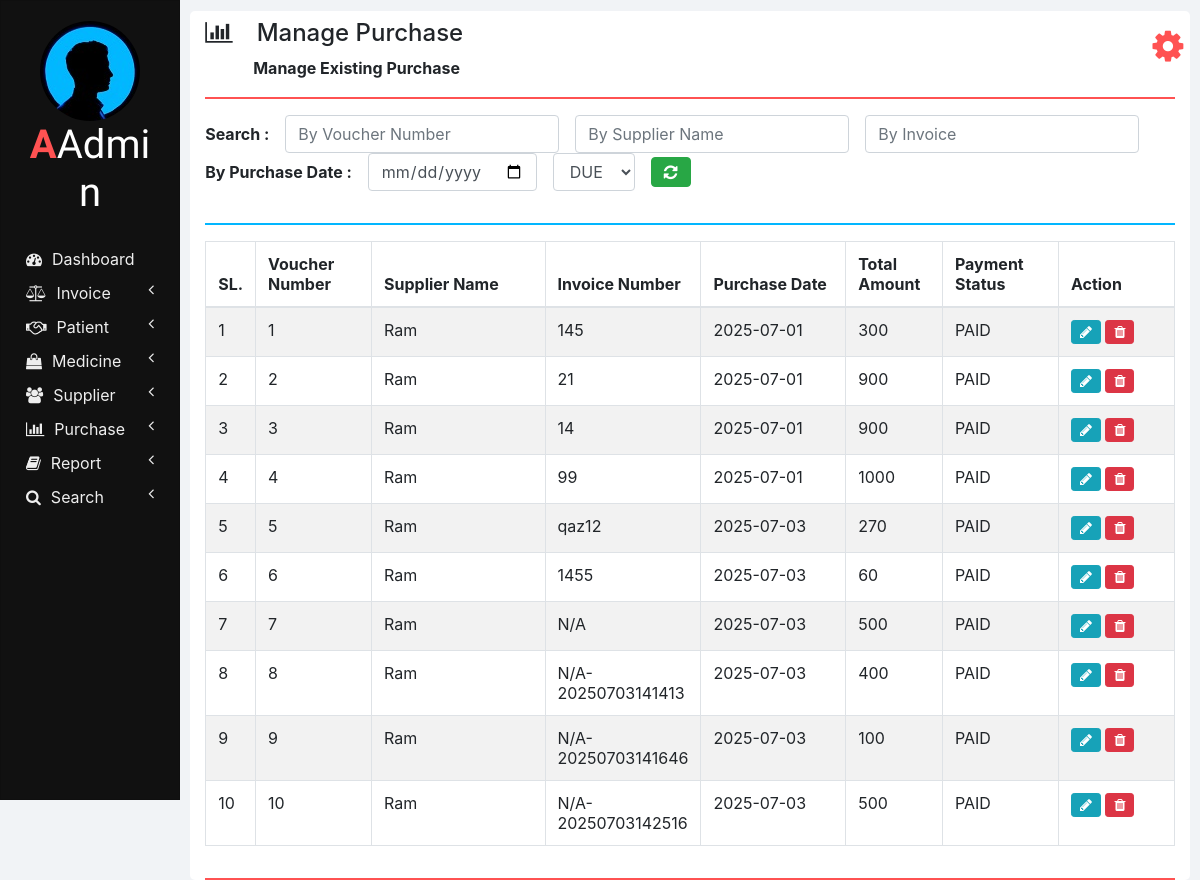
Screenshot of /manage_purchase.php (signed in) with the database file from the repository.
### tables this page shows
CREATE TABLE `purchases` (
  `SUPPLIER_NAME` varchar(100) NOT NULL,
  `INVOICE_NUMBER` varchar(50) NOT NULL,
  `VOUCHER_NUMBER` int(11) NOT NULL,
  `PURCHASE_DATE` varchar(10) NOT NULL,
  `TOTAL_AMOUNT` double NOT NULL,
  `PAYMENT_STATUS` varchar(20) NOT NULL
);

### php/manage_purchase.php (the view, shortened to what this page needs)
<?php
  function showPurchases($id) {
    require "db_connection.php";
    if($con) {
      $seq_no = 0;
      $query = "SELECT * FROM purchases";
      $result = mysqli_query($con, $query);
      while($row = mysqli_fetch_array($result)) {
        $seq_no++;
        if($row['VOUCHER_NUMBER'] == $id)
          showEditOptionsRow($seq_no, $row);
        else
          showPurchaseRow($seq_no, $row);
      }
    }
  }
  function showPurchaseRow($seq_no, $row) {
    ?>
    <tr>
      <td><?php echo $seq_no; ?></td>
      <td><?php echo $row['VOUCHER_NUMBER']; ?></td>
      <td><?php echo $row['SUPPLIER_NAME'] ?></td>
      <td><?php echo $row['INVOICE_NUMBER']; ?></td>
      <td><?php echo $row['PURCHASE_DATE']; ?></td>
      <td><?php echo $row['TOTAL_AMOUNT']; ?></td>
      <td><?php echo $row['PAYMENT_STATUS']; ?></td>
      <td>
        <button href="" class="btn btn-info btn-sm" onclick="editPurchase(<?php echo $row['VOUCHER_NUMBER']; ?>);">
          <i class="fa fa-pencil"></i>
        </button>
        <button class="btn btn-danger btn-sm" onclick="deletePurchase(<?php echo $row['VOUCHER_NUMBER']; ?>);">
          <i class="fa fa-trash"></i>
        </button>
      </td>
    </tr>
    <?php
  }
  ?>

### css/sidenav.css (style rules this page uses)
body { background-color: #f1f3f6; }
.sidenav { width: 15%; height: 100vh; background-color: #222222; position: fixed; z-index: 1; flex: 1 0 auto; }
.card { width: 100%; height: 100%; top: 0; border-radius: 0; background-color: #111111; }
.logo .logo-caption { font-family: 'Poiret One', cursive; color: #ffffff; text-align: center; margin-bottom: 25px; }
.logo .profile { margin-left: 50%; border-radius: 50%; transform: translate(-50%); }
.logo .tweak { color: #ff5252; font-weight: bold; }
.main-menu-item { padding: 5px 5px; cursor: pointer; }
.main-menu-item > a { color: #eeeeee; text-decoration: none; font-size: 16px; }
.main-menu-item > a > span { margin-left: 10px; }

### css/home.css (style rules this page uses)
html, body { height: 100vh; }

### rows the page displays
purchases: seq_no "1", VOUCHER_NUMBER "1", SUPPLIER_NAME "Ram", INVOICE_NUMBER "145", PURCHASE_DATE "2025-07-01", TOTAL_AMOUNT "300", PAYMENT_STATUS "PAID"
purchases: seq_no "2", VOUCHER_NUMBER "2", SUPPLIER_NAME "Ram", INVOICE_NUMBER "21", PURCHASE_DATE "2025-07-01", TOTAL_AMOUNT "900", PAYMENT_STATUS "PAID"
purchases: seq_no "3", VOUCHER_NUMBER "3", SUPPLIER_NAME "Ram", INVOICE_NUMBER "14", PURCHASE_DATE "2025-07-01", TOTAL_AMOUNT "900", PAYMENT_STATUS "PAID"
purchases: seq_no "4", VOUCHER_NUMBER "4", SUPPLIER_NAME "Ram", INVOICE_NUMBER "99", PURCHASE_DATE "2025-07-01", TOTAL_AMOUNT "1000", PAYMENT_STATUS "PAID"
purchases: seq_no "5", VOUCHER_NUMBER "5", SUPPLIER_NAME "Ram", INVOICE_NUMBER "qaz12", PURCHASE_DATE "2025-07-03", TOTAL_AMOUNT "270", PAYMENT_STATUS "PAID"
purchases: seq_no "6", VOUCHER_NUMBER "6", SUPPLIER_NAME "Ram", INVOICE_NUMBER "1455", PURCHASE_DATE "2025-07-03", TOTAL_AMOUNT "60", PAYMENT_STATUS "PAID"
purchases: seq_no "7", VOUCHER_NUMBER "7", SUPPLIER_NAME "Ram", INVOICE_NUMBER "N/A", PURCHASE_DATE "2025-07-03", TOTAL_AMOUNT "500", PAYMENT_STATUS "PAID"
purchases: seq_no "8", VOUCHER_NUMBER "8", SUPPLIER_NAME "Ram", INVOICE_NUMBER "N/A-20250703141413", PURCHASE_DATE "2025-07-03", TOTAL_AMOUNT "400", PAYMENT_STATUS "PAID"
purchases: seq_no "9", VOUCHER_NUMBER "9", SUPPLIER_NAME "Ram", INVOICE_NUMBER "N/A-20250703141646", PURCHASE_DATE "2025-07-03", TOTAL_AMOUNT "100", PAYMENT_STATUS "PAID"
purchases: seq_no "10", VOUCHER_NUMBER "10", SUPPLIER_NAME "Ram", INVOICE_NUMBER "N/A-20250703142516", PURCHASE_DATE "2025-07-03", TOTAL_AMOUNT "500", PAYMENT_STATUS "PAID"

### other values shown
$heading "Manage Purchase"
$sub_heading "Manage Existing Purchase"
